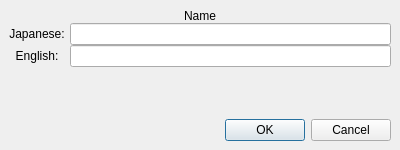
<ui version="4.0" >
 <author>John Eric Martin &lt;john.eric.martin@gmail.com></author>
 <class>RelationEdit</class>
 <widget class="QWidget" name="RelationEdit" >
  <property name="geometry" >
   <rect>
    <x>0</x>
    <y>0</y>
    <width>400</width>
    <height>150</height>
   </rect>
  </property>
  <layout class="QVBoxLayout" >
   <property name="leftMargin" >
    <number>9</number>
   </property>
   <property name="topMargin" >
    <number>9</number>
   </property>
   <property name="rightMargin" >
    <number>9</number>
   </property>
   <property name="bottomMargin" >
    <number>9</number>
   </property>
   <item>
    <layout class="QVBoxLayout" >
     <property name="spacing" >
      <number>0</number>
     </property>
     <item>
      <layout class="QHBoxLayout" >
       <item>
        <widget class="QLabel" name="nameLabel" >
         <property name="sizePolicy" >
          <sizepolicy vsizetype="Preferred" hsizetype="Expanding" >
           <horstretch>0</horstretch>
           <verstretch>0</verstretch>
          </sizepolicy>
         </property>
         <property name="text" >
          <string>Name</string>
         </property>
         <property name="alignment" >
          <set>Qt::AlignCenter</set>
         </property>
        </widget>
       </item>
      </layout>
     </item>
     <item>
      <layout class="QGridLayout" >
       <property name="horizontalSpacing" >
        <number>5</number>
       </property>
       <property name="verticalSpacing" >
        <number>0</number>
       </property>
       <item row="0" column="0" >
        <widget class="QLabel" name="japaneseNameLabel" >
         <property name="text" >
          <string>Japanese:</string>
         </property>
         <property name="alignment" >
          <set>Qt::AlignCenter</set>
         </property>
        </widget>
       </item>
       <item row="1" column="0" >
        <widget class="QLabel" name="englishNameLabel" >
         <property name="text" >
          <string>English:</string>
         </property>
         <property name="alignment" >
          <set>Qt::AlignCenter</set>
         </property>
        </widget>
       </item>
       <item row="0" column="1" >
        <widget class="QLineEdit" name="japaneseNameEdit" />
       </item>
       <item row="1" column="1" >
        <widget class="QLineEdit" name="englishNameEdit" />
       </item>
      </layout>
     </item>
    </layout>
   </item>
   <item>
    <spacer>
     <property name="orientation" >
      <enum>Qt::Vertical</enum>
     </property>
     <property name="sizeHint" >
      <size>
       <width>20</width>
       <height>40</height>
      </size>
     </property>
    </spacer>
   </item>
   <item>
    <widget class="QDialogButtonBox" name="buttonBox" >
     <property name="standardButtons" >
      <set>QDialogButtonBox::Cancel|QDialogButtonBox::NoButton|QDialogButtonBox::Ok</set>
     </property>
    </widget>
   </item>
  </layout>
 </widget>
 <includes/>
 <resources/>
 <connections/>
</ui>
